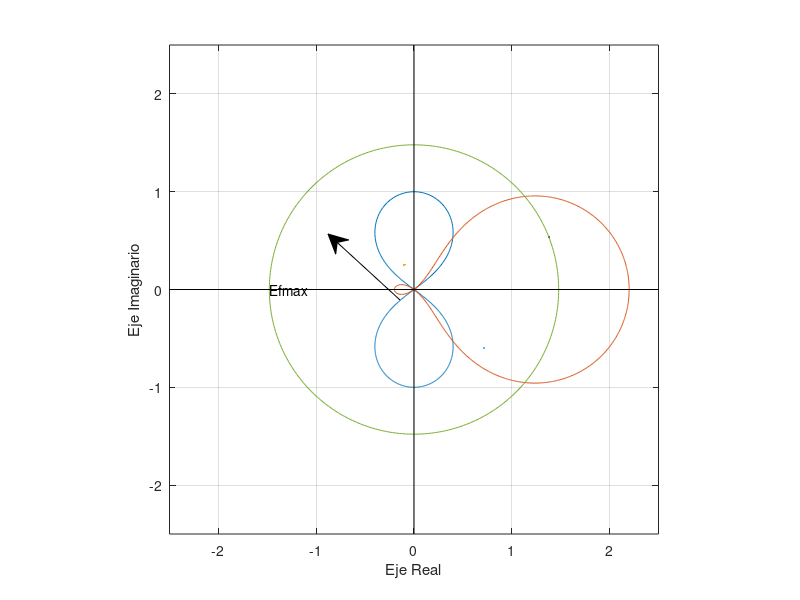

The MATLAB source for this figure:
Van=1;
Ian=1;
San=1;
CosFin=0.8;
Xd=1.2;
Xq=0.8;
Re=0.0;
Fi=0:-0.01:-2*pi;
Ia=Ian*(cos(Fi)+j*sin(Fi));
D=Van+(Re +j*Xq).*Ia;
delta =atan2(imag(D),real(D));
Id=Ian*sin(delta-Fi).*(sin(delta)-j*cos(delta));
Ef=D+j*(Xd-Xq).*Id;
Fin=acos(CosFin);
Iax =Ian*(sin(cos(Fin)))-j*sin(Fin);
Dx=Van+(Re +j*Xq).*Iax;
deltax=atan(imag(Dx)/real(Dx));
Idx=Ian*sin(deltax-Fin).*(sin(deltax)-j*cos(deltax));
Efx=Dx+j*(Xd-Xq).*Idx;
Efmax=abs(Efx)*(cos(Fi)+j*sin(Fi));
plot(Id);
hold on;
plot(Ef);
hold on;
plot(Idx);
hold on;
plot(Efx);
hold on;
plot(Efmax);
hold on;
plot(Iax);
hold on;
axis('square');
grid on;
ejexx=[-2.5 2.5];
ejexy=[0 0];
ejeyx=[0 0];
ejeyy=[2.5 -2.5];
plot(ejexx,ejexy,'k',ejeyx,ejeyy,'k');
axis([-2.5 2.5 -2.5 2.5]);
xlabel('Eje Real');
ylabel('Eje Imaginario');
x = [0.5 0.41];
y = [0.5 0.61];
annotation('arrow',x,y);
text(-1.48,0,'Efmax')